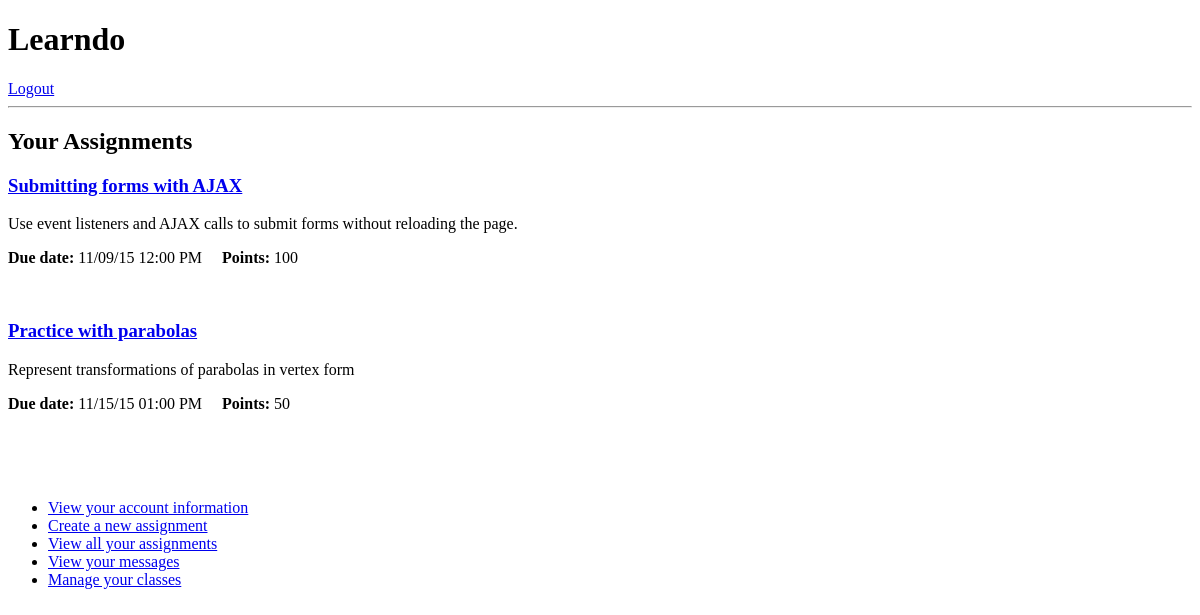
Before: /teacher/7/assignments (signed in) with the older database file.
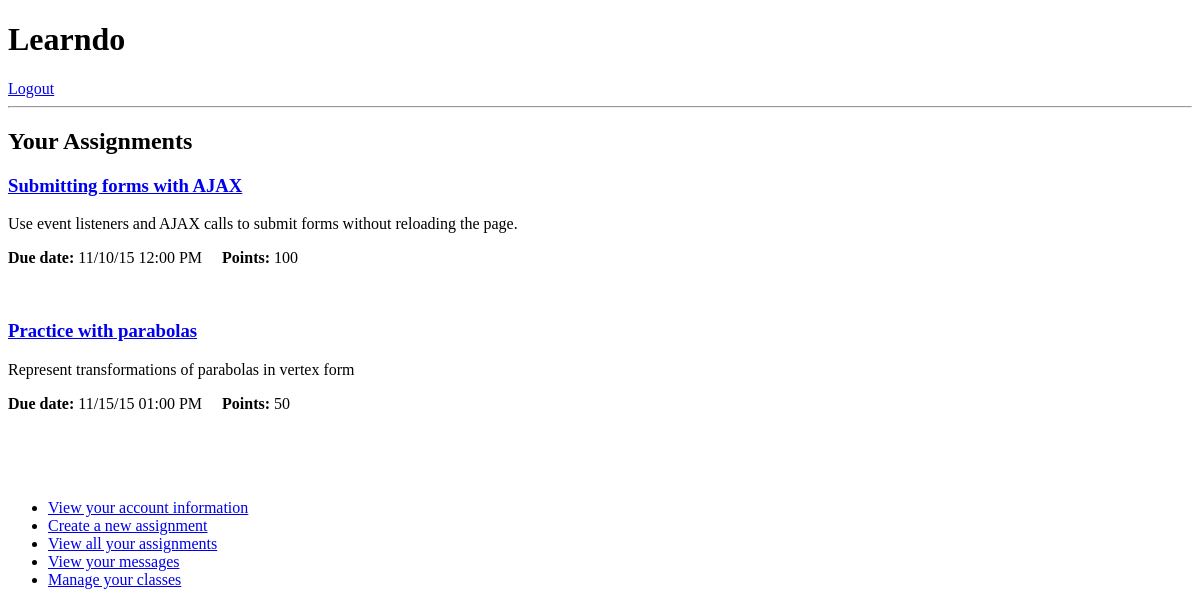
After: the same page with the newer database file.
### model.py (models this page shows, shortened)
class Task(db.Model):
    __tablename__ = "tasks"
    task_id = db.Column(db.Integer, autoincrement=True, primary_key=True)
    created_by = db.Column(db.Integer, db.ForeignKey('users.user_id'))
    title = db.Column(db.String(128), nullable=False)
    goal = db.Column(db.String(712), nullable=False)
    directions = db.Column(db.String(712), nullable=False)
    link = db.Column(db.String(256), nullable=False)
    points = db.Column(db.Integer)
    due_date = db.Column(db.DateTime)
    assignments = db.relationship('Assignment', backref='task')

### server.py (the view)
@app.route('/teacher/<int:user_id>/assignments')
def show_teacher_assignments(user_id):
    if session['user_id'] == user_id:
        teacher = User.query.get(user_id)  ## Can I make this a global variable or store in session?
        tasks = teacher.tasks
        return render_template("tassignments.html", teacher=teacher, tasks=tasks)
    else:
        flash("You do not have access to that page.")
        return redirect("/")

### templates/tassignments.html
{% extends 'base.html' %}
{% block content %}
<h2>Your Assignments</h2>
<div class="preview">
	{% for task in tasks%}
	<h3><a href="/teacher/{{ teacher.user_id }}/assignments/{{ task.task_id }}">
	{{ task.title }}</a></h3>
	<p>{{ task.goal }}</p>
	<p><b>Due date:</b> {{ task.due_date.strftime("%m/%d/%y %I:%M %p") }} &nbsp; &nbsp; <b>Points:</b> {{ task.points }}</p>
	<br>
	{% endfor %}
</div>
<br><br>
{% endblock %}

Changed rows visible on the page:
changed Task "Submitting forms with AJAX": due_date "11/09/15 12:00 PM" → "11/10/15 12:00 PM"
